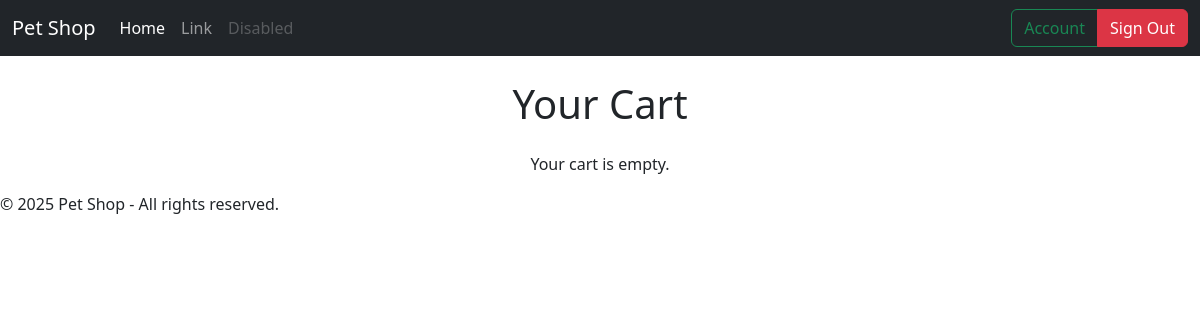
Before: /cart (signed in) with the older database file.
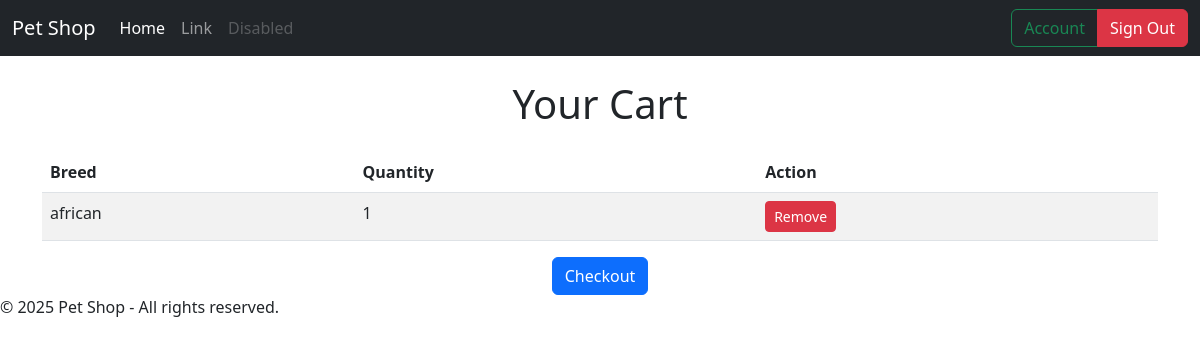
After: the same page with the newer database file.
### models/Cart.py (models this page shows)
class Cart(db.Model):
    id = Column(Integer, primary_key=True)
    user_id = Column(Integer, ForeignKey('users.id'))
    breed_id = Column(Integer, ForeignKey('breed.id'))
    quantity = Column(Integer, default=1)
    breed = db.relationship('Breed', backref=db.backref('cart_items', lazy=True))

### models/Breed.py (models this page shows)
class Breed(db.Model):
    id = Column(Integer, primary_key=True)
    name = Column(String(64), unique=True)
    image_url = Column(String(256))

### controller/cart.py (the view)
    @login_required
    def view_cart(self):
        cart_items = Cart.query.filter_by(user_id=current_user.id).all()
        if not cart_items:
            flash('Your cart is empty.', 'info')
        return render_template('cart.html', cart_items=cart_items)

### app.py (called while the page is built)
@login.user_loader
def userLoader(user_id):
    return Users.query.get(user_id)

### templates/cart.html
{% include 'header.html' %}
<main class="container mt-4">
    <h1 class="text-center mb-4">Your Cart</h1>
    {% if cart_items %}
        <table class="table table-striped cart-table">
            <thead>
                <tr>
                    <th>Breed</th>
                    <th>Quantity</th>
                    <th>Action</th>
                </tr>
            </thead>
            <tbody>
                {% for item in cart_items %}
                    <tr>
                        <td>{{ item.breed.name }}</td>
                        <td>{{ item.quantity }}</td>
                        <td>
                            <form action="{{ url_for('remove_from_cart', cart_item_id=item.id) }}" method="post">
                                <button type="submit" class="btn btn-danger btn-sm">Remove</button>
                            </form>
                        </td>
                    </tr>
                {% endfor %}
            </tbody>
        </table>
        <div class="text-center checkout-button">
            <a href="{{ url_for('checkout') }}" class="btn btn-primary">Checkout</a>
        </div>
    {% else %}
        <p class="text-center">Your cart is empty.</p>
    {% endif %}
</main>
{% include 'footer.html' %}

Changed rows visible on the page:
added Cart: breed.name "african", quantity "1"
Other visible differences:
text no longer shown: "Your cart is empty."
text now shown: "Breed Quantity Action Checkout"
